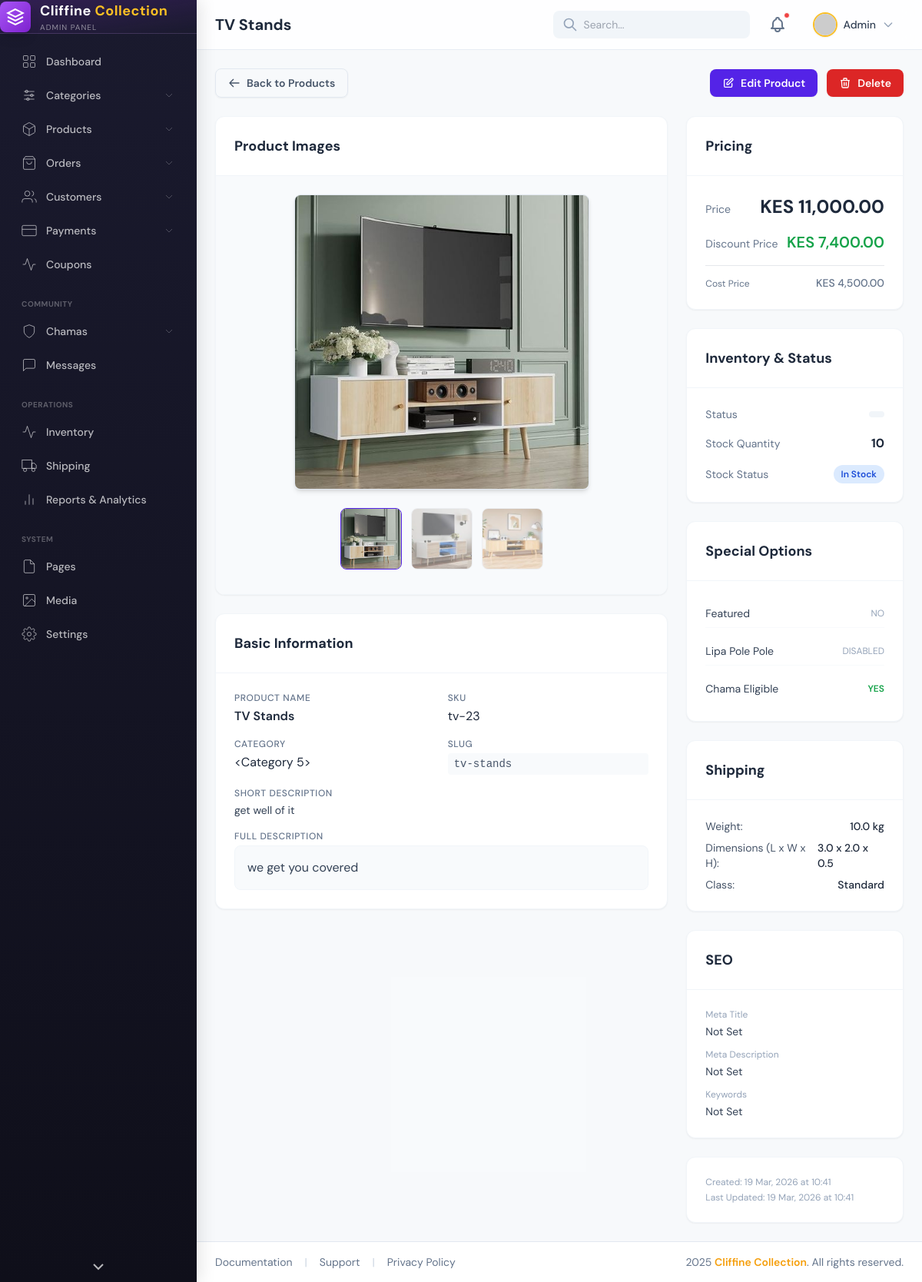
Page /admin/products/5/view on the committed database.
### app/models.py (models this page shows)
class Product(db.Model):
    __tablename__ = "products"
    id = db.Column(db.Integer, primary_key=True)
    name = db.Column(db.String(200), nullable=False)
    slug = db.Column(db.String(200), unique=True)
    short_description = db.Column(db.String(500))
    description = db.Column(db.Text)
    price = db.Column(db.Float, nullable=False)
    discount_price = db.Column(db.Float)
    cost_price = db.Column(db.Float)
    sku = db.Column(db.String(100))
    brand = db.Column(db.String(100))
    category_id = db.Column(db.Integer, db.ForeignKey("categories.id"))
    stock = db.Column(db.Integer, default=0)
    low_stock = db.Column(db.Integer)
    stock_status = db.Column(db.String(50), default="in_stock")
    is_featured = db.Column(db.Boolean, default=False)
    is_trending = db.Column(db.Boolean, default=False)
    allow_reviews = db.Column(db.Boolean, default=True)
    lipa_pole_pole = db.Column(db.Boolean, default=False)
    chama_eligible = db.Column(db.Boolean, default=False)
    weight = db.Column(db.Float)
    length = db.Column(db.Float)
    width = db.Column(db.Float)
    height = db.Column(db.Float)
    shipping_class = db.Column(db.String(50))
    meta_title = db.Column(db.String(255))
    meta_description = db.Column(db.Text)
    meta_keywords = db.Column(db.String(255))
    is_active = db.Column(db.Boolean, default=True)
    created_at = db.Column(db.DateTime, default=datetime.utcnow)
    updated_at = db.Column(db.DateTime, default=datetime.utcnow, onupdate=datetime.utcnow)
    images = db.relationship("ProductImage", backref="product", lazy=True)
    reviews = db.relationship("Review", backref="product", lazy=True)

class ProductImage(db.Model):
    __tablename__ = "product_images"
    id = db.Column(db.Integer, primary_key=True)
    product_id = db.Column(db.Integer, db.ForeignKey("products.id"))
    image_url = db.Column(db.String(255), nullable=False)
    is_main = db.Column(db.Boolean, default=False)
    created_at = db.Column(db.DateTime, default=datetime.utcnow)

### app/admin/routes.py (the view)
@admin_bp.route("/products/<int:product_id>/view")
def view_product(product_id):
    product = Product.query.get_or_404(product_id)
    return render_template("admin/products/view_product.html", product=product)

### app/templates/admin/products/view_product.html (shortened to what this page needs)
{% extends "admin/admin_base.html" %}
{% block page_title %}{{ product.name }}{% endblock %}
{% block content %}
    <div class="flex flex-wrap justify-between items-center gap-3 mb-6">
        <a href="{{ url_for('admin.all_products') }}" class="inline-flex items-center gap-2 px-4 py-2 border border-slate-200 text-slate-600 font-semibold rounded-lg hover:bg-slate-50 transition-colors text-sm shadow-sm">
            <svg class="w-4 h-4" fill="none" stroke="currentColor" viewBox="0 0 24 24"><path stroke-linecap="round" stroke-linejoin="round" stroke-width="2" d="M10 19l-7-7m0 0l7-7m-7 7h18"></path></svg>
            Back to Products
        </a>
        <div class="flex gap-3">
            <a href="{{ url_for('admin.edit_product', product_id=product.id) }}" class="inline-flex items-center gap-2 px-4 py-2 bg-primary text-white font-semibold rounded-lg hover:bg-primary-dark transition-colors text-sm shadow-sm">
                <svg class="w-4 h-4" fill="none" stroke="currentColor" viewBox="0 0 24 24"><path stroke-linecap="round" stroke-linejoin="round" stroke-width="2" d="M11 5H6a2 2 0 00-2 2v11a2 2 0 002 2h11a2 2 0 002-2v-5m-1.414-9.414a2 2 0 112.828 2.828L11.828 15H9v-2.828l8.586-8.586z"></path></svg>
                Edit Product
            </a>
            <a href="{{ url_for('admin.delete_product', product_id=product.id) }}" onclick="return confirm('Are you sure you want to delete this product? This action cannot be undone.')" class="inline-flex items-center gap-2 px-4 py-2 bg-red-600 text-white font-semibold rounded-lg hover:bg-red-700 transition-colors text-sm shadow-sm">
                <svg class="w-4 h-4" fill="none" stroke="currentColor" viewBox="0 0 24 24"><path stroke-linecap="round" stroke-linejoin="round" stroke-width="2" d="M19 7l-.867 12.142A2 2 0 0116.138 21H7.862a2 2 0 01-1.995-1.858L5 7m5 4v6m4-6v6m1-10V4a1 1 0 00-1-1h-4a1 1 0 00-1 1v3M4 7h16"></path></svg>
                Delete
            </a>
        </div>
    </div>
    <div class="grid grid-cols-1 lg:grid-cols-3 gap-6">
        <div class="lg:col-span-2 space-y-6">
            <div class="bg-white rounded-xl shadow-sm border border-slate-100 overflow-hidden">
                <div class="p-6 border-b border-slate-100">
                    <h3 class="text-lg font-bold text-slate-800">Product Images</h3>
                </div>
                <div class="p-6 bg-slate-50">
                    {% if product.images and product.images|length > 0 %}
                        <div class="flex justify-center mb-4">
                            <img id="mainProductImage"
                                 src="{{ url_for('static', filename='uploads/' ~ product.images[0].image_url) }}"
                                 alt="{{ product.name }}"
                                 class="max-w-full max-h-96 object-contain rounded-lg shadow-md border border-slate-200 cursor-pointer"
                                 onclick="openLightbox(this.src)">
                        </div>
                        {% if product.images|length > 1 %}
                        <div class="flex justify-center gap-3 overflow-x-auto py-2">
                            {% for image in product.images %}
                            <img src="{{ url_for('static', filename='uploads/' ~ image.image_url) }}"
                                 alt="Thumbnail {{ loop.index }}"
                                 class="w-20 h-20 object-cover rounded-lg border cursor-pointer transition-all duration-200 thumbnail-img {% if loop.first %}active{% endif %}"
                                 onclick="changeMainImage(this, '{{ url_for('static', filename='uploads/' ~ image.image_url) }}')">
                            {% endfor %}
                        </div>
                        {% endif %}
                    {% else %}
                        <div class="w-full h-64 flex items-center justify-center bg-slate-100 rounded-lg text-slate-400">
                            <span>No Image Available</span>
                        </div>
                    {% endif %}
                </div>
            </div>
            <div class="bg-white rounded-xl shadow-sm border border-slate-100 overflow-hidden">
                <div class="p-6 border-b border-slate-100">
                    <h3 class="text-lg font-bold text-slate-800">Basic Information</h3>
                </div>
                <div class="p-6 space-y-4">
                    <div class="grid grid-cols-1 md:grid-cols-2 gap-4">
                        <div>
                            <label class="block text-xs font-medium text-slate-500 uppercase tracking-wider mb-1">Product Name</label>
                            <p class="text-slate-800 font-semibold">{{ product.name }}</p>
                        </div>
                        <div>
                            <label class="block text-xs font-medium text-slate-500 uppercase tracking-wider mb-1">SKU</label>
                            <p class="text-slate-800">{{ product.sku or 'N/A' }}</p>
                        </div>
                    </div>
                    <div class="grid grid-cols-1 md:grid-cols-2 gap-4">
                        <div>
                            <label class="block text-xs font-medium text-slate-500 uppercase tracking-wider mb-1">Category</label>
                            <p class="text-slate-800">{{ product.category }}</p>
                        </div>
                        <div>
                            <label class="block text-xs font-medium text-slate-500 uppercase tracking-wider mb-1">Slug</label>
                            <p class="text-slate-600 text-sm font-mono bg-slate-50 px-2 py-1 rounded">{{ product.slug }}</p>
                        </div>
                    </div>
                    <div>
                        <label class="block text-xs font-medium text-slate-500 uppercase tracking-wider mb-1">Short Description</label>
                        <p class="text-slate-700 text-sm">{{ product.short_description or 'No short description provided.' }}</p>
                    </div>
                    <div>
                        <label class="block text-xs font-medium text-slate-500 uppercase tracking-wider mb-1">Full Description</label>
                        <div class="prose prose-sm max-w-none text-slate-700 bg-slate-50 p-4 rounded-lg border border-slate-100">
                            {{ product.description | safe if product.description else 'No detailed description provided.' }}
                        </div>
                    </div>
                </div>
            </div>
        </div>
        <div class="lg:col-span-1 space-y-6">
            <div class="bg-white rounded-xl shadow-sm border border-slate-100 overflow-hidden">
                <div class="p-6 border-b border-slate-100">
                    <h3 class="text-lg font-bold text-slate-800">Pricing</h3>
                </div>
                <div class="p-6 space-y-4">
                    <div class="flex justify-between items-baseline">
                        <span class="text-sm text-slate-500">Price</span>
                        <span class="text-2xl font-bold text-slate-800">KES {{ "{:,.2f}".format(product.price) }}</span>
                    </div>
                    {% if product.discount_price %}
                    <div class="flex justify-between items-baseline text-green-600">
                        <span class="text-sm text-slate-500">Discount Price</span>
                        <span class="text-xl font-semibold">KES {{ "{:,.2f}".format(product.discount_price) }}</span>
                    </div>
                    {% endif %}
                    {% if product.cost_price %}
                    <div class="flex justify-between items-baseline text-slate-500 border-t pt-3 mt-3">
                        <span class="text-xs">Cost Price</span>
                        <span class="text-sm font-medium">KES {{ "{:,.2f}".format(product.cost_price) }}</span>
                    </div>
                    {% endif %}
                </div>
            </div>
            <div class="bg-white rounded-xl shadow-sm border border-slate-100 overflow-hidden">
                <div class="p-6 border-b border-slate-100">
                    <h3 class="text-lg font-bold text-slate-800">Inventory & Status</h3>
                </div>
                <div class="p-6 space-y-4">
                    <div class="flex justify-between items-center">
                        <span class="text-sm text-slate-500">Status</span>
                        <span class="px-2.5 py-1 rounded-full text-xs font-semibold
                            {% if product.status == 'Published' %}bg-green-100 text-green-700{% elif product.status == 'Draft' %}bg-yellow-100 text-yellow-700{% else %}bg-slate-100 text-slate-600{% endif %}">
                        </span>
                    </div>
                    <div class="flex justify-between items-center">
                        <span class="text-sm text-slate-500">Stock Quantity</span>
                        <span class="font-bold text-slate-800">{{ product.stock }}</span>
                    </div>
                    <div class="flex justify-between items-center">
                        <span class="text-sm text-slate-500">Stock Status</span>
                        <span class="px-2.5 py-1 rounded-full text-xs font-semibold
                            {% if product.stock_status == 'In Stock' %}bg-blue-100 text-blue-700{% elif product.stock_status == 'Out of Stock' %}bg-red-100 text-red-700{% else %}bg-orange-100 text-orange-700{% endif %}">
                            {{ product.stock_status }}
                        </span>
                    </div>
                </div>
            </div>
            <div class="bg-white rounded-xl shadow-sm border border-slate-100 overflow-hidden">
                <div class="p-6 border-b border-slate-100">
                    <h3 class="text-lg font-bold text-slate-800">Special Options</h3>
                </div>
                <div class="p-6 space-y-3">
                    <div class="flex justify-between items-center py-2 border-b border-slate-50">
                        <span class="text-sm text-slate-700">Featured</span>
                        {% if product.featured %}
                        <span class="text-green-600 font-semibold text-xs uppercase">Yes</span>
                        {% else %}
                        <span class="text-slate-400 text-xs uppercase">No</span>
                        {% endif %}
                    </div>
                    <div class="flex justify-between items-center py-2 border-b border-slate-50">
                        <span class="text-sm text-slate-700">Lipa Pole Pole</span>
                        {% if product.lipa_pole_pole %}
                        <span class="text-green-600 font-semibold text-xs uppercase">Enabled</span>
                        {% else %}
                        <span class="text-slate-400 text-xs uppercase">Disabled</span>
                        {% endif %}
                    </div>
                    <div class="flex justify-between items-center py-2">
                        <span class="text-sm text-slate-700">Chama Eligible</span>
                        {% if product.chama_eligible %}
                        <span class="text-green-600 font-semibold text-xs uppercase">Yes</span>
                        {% else %}
                        <span class="text-slate-400 text-xs uppercase">No</span>
                        {% endif %}
                    </div>
                </div>
            </div>
            <div class="bg-white rounded-xl shadow-sm border border-slate-100 overflow-hidden">
                <div class="p-6 border-b border-slate-100">
                    <h3 class="text-lg font-bold text-slate-800">Shipping</h3>
                </div>
                <div class="p-6 space-y-2 text-sm text-slate-600">
                    <div class="flex justify-between">
                        <span>Weight:</span>
                        <span class="font-medium text-slate-800">{{ product.weight }} kg</span>
                    </div>
                    <div class="flex justify-between">
                        <span>Dimensions (L x W x H):</span>
                        <span class="font-medium text-slate-800">{{ product.length }} x {{ product.width }} x {{ product.height }}</span>
                    </div>
                    <div class="flex justify-between">
                        <span>Class:</span>
                        <span class="font-medium text-slate-800">{{ product.shipping_class or 'Standard' }}</span>
                    </div>
                </div>
            </div>
            <div class="bg-white rounded-xl shadow-sm border border-slate-100 overflow-hidden">
                <div class="p-6 border-b border-slate-100">
                    <h3 class="text-lg font-bold text-slate-800">SEO</h3>
                </div>
                <div class="p-6 space-y-3 text-sm">
                    <div>
                        <label class="block text-xs text-slate-400 mb-1">Meta Title</label>
                        <p class="text-slate-700">{{ product.meta_title or 'Not Set' }}</p>
                    </div>
                    <div>
                        <label class="block text-xs text-slate-400 mb-1">Meta Description</label>
                        <p class="text-slate-700">{{ product.meta_description or 'Not Set' }}</p>
                    </div>
                    <div>
                        <label class="block text-xs text-slate-400 mb-1">Keywords</label>
                        <p class="text-slate-700">{{ product.meta_keywords or 'Not Set' }}</p>
                    </div>
                </div>
            </div>
            <div class="bg-white rounded-xl shadow-sm border border-slate-100 overflow-hidden p-6 text-xs text-slate-400 space-y-1">
                <p>Created: {{ product.created_at.strftime('%d %b, %Y at %H:%M') }}</p>
                <p>Last Updated: {{ product.updated_at.strftime('%d %b, %Y at %H:%M') if product.updated_at else 'N/A' }}</p>
            </div>
        </div>
    </div>
{% endblock %}

### rows in the picture
Product: name "TV Stands", sku "tv-23", slug "tv-stands", short_description "get well of it", description "we get you covered", price "11,000.00", discount_price "7,400.00", cost_price "4,500.00", stock "10", stock_status "In Stock", weight "10.0", length "3.0", width "2.0", height "0.5", shipping_class "Standard", meta_title "Not Set", meta_description "Not Set", meta_keywords "Not Set", created_at "19 Mar, 2026 at 10:41", updated_at "19 Mar, 2026 at 10:41"
ProductImage: image_url (picture)
ProductImage: image_url (picture)
ProductImage: image_url (picture)

### other values in the picture
{{ product.category }} "<Category 5>"
